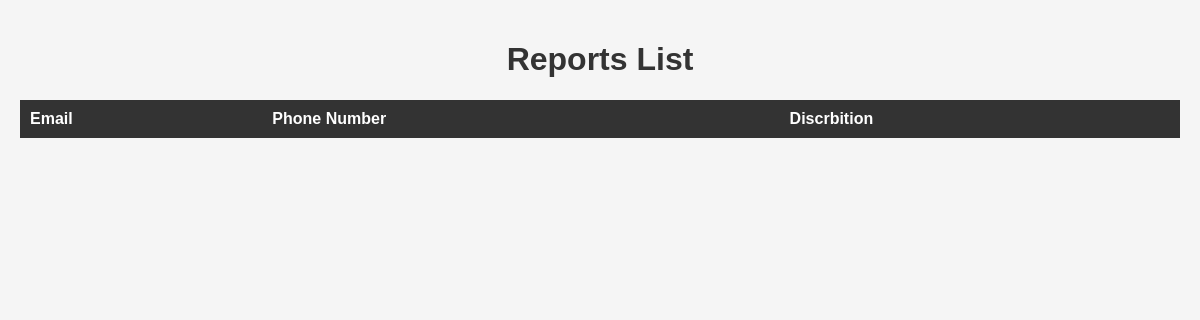
The app's page /viewAllReports, older data.
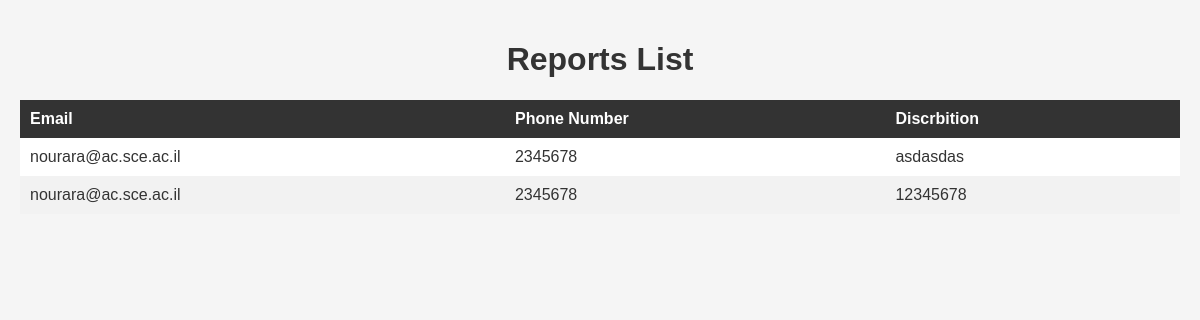
The same page, newer data.
### Boards/models.py (models this page shows)
class workerreport(models.Model):
    email = models.EmailField(null=False)
    phonenumber = models.CharField(max_length=50, null=False)
    Discrbition = models.TextField()

### Boards/views.py (the view)
# urls.py: path('viewAllReports', views.viewAllReports, name='viewAllReports'),
def viewAllReports(request):
    context = {}
    if request.method == 'GET':
        result = models.workerreport.objects.all()
        context = {"result": result}
    return render(request, 'viewAllReports.html', context=context)

### Templates/viewAllReports.html (shortened to what this page needs)
<!DOCTYPE html>
<html>
<head>
</head>
<body>
  <h1>Reports List</h1>
  <table>
    <thead>
      <tr>
        <th>Email</th>
        <th>Phone Number</th>
        <th>Discrbition</th>
      </tr>
    </thead>
    <tbody>
        {% block content %}
        {% for x in result %}
            <tr>
                <td>{{x.email}}</td>
                <td>{{x.phonenumber}}</td>
                <td>{{x.Discrbition}}</td>
            </tr>
        {% endfor %}
        {% endblock content %}
    </tbody>
  </table>
</body>
</html>

Row changes from the older to the newer data that the page shows:
added workerreport: email "nourara@ac.sce.ac.il", phonenumber "2345678", Discrbition "asdasdas"
added workerreport: email "nourara@ac.sce.ac.il", phonenumber "2345678", Discrbition "12345678"
